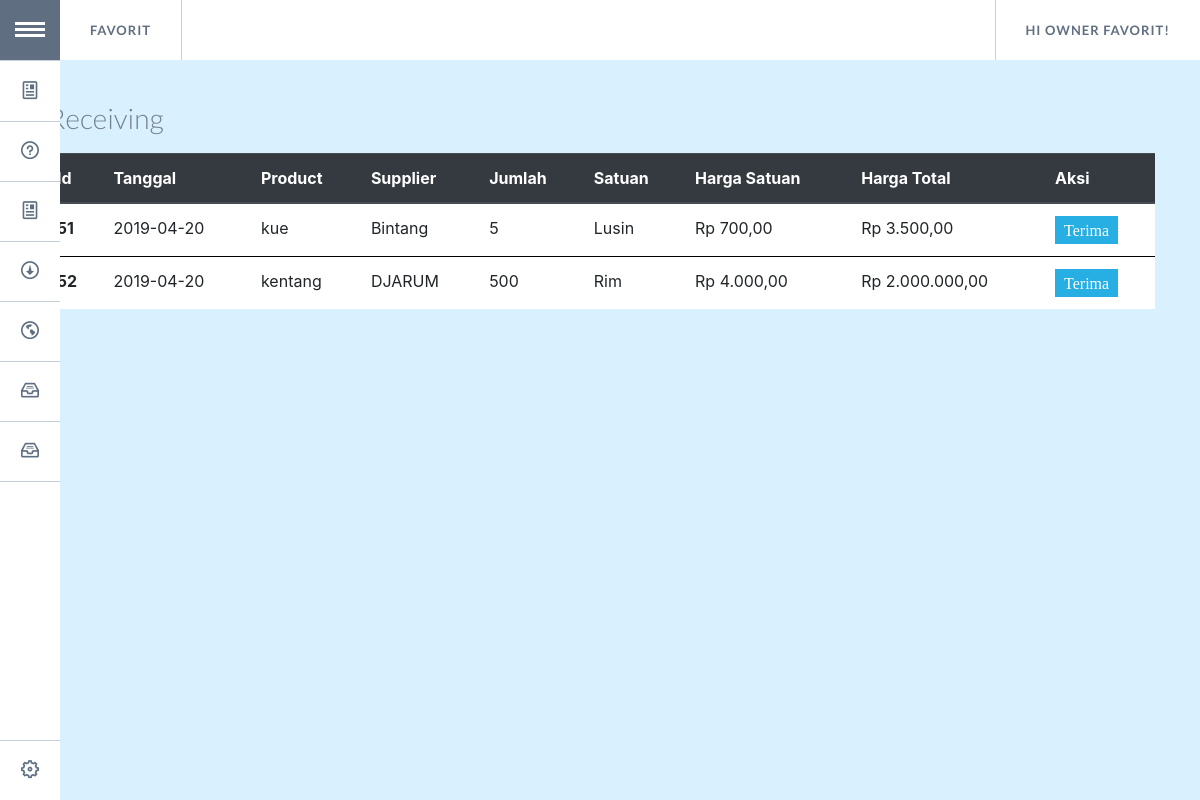
The page /terima.php (signed in) on the database as committed earlier.
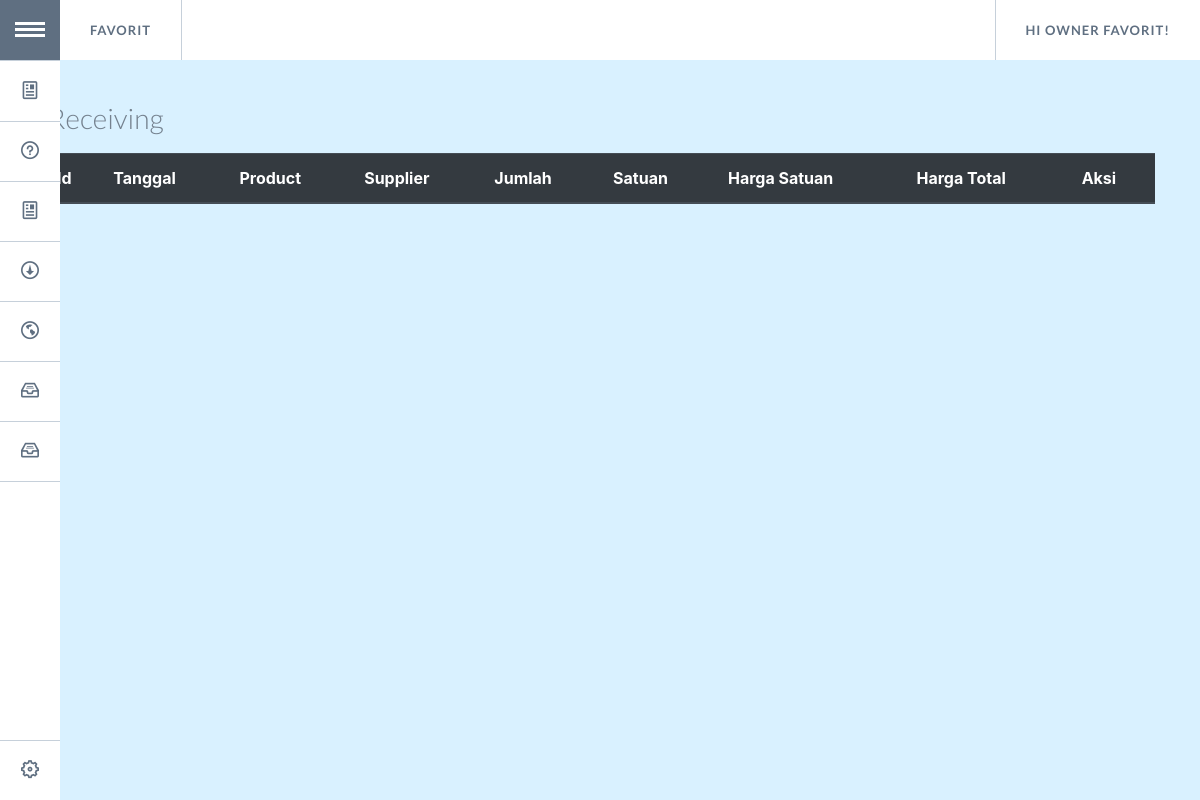
The same page on the database as committed later.
### tables this page shows
CREATE TABLE `purchase_order` (
  `id_demand` int(5) NOT NULL,
  `tgl` date NOT NULL,
  `id_item` int(5) DEFAULT NULL,
  `qty_demand` int(10) NOT NULL,
  `sum_demand` int(20) NOT NULL,
  `status` int(1) NOT NULL,
  `ret_stat` int(1) NOT NULL DEFAULT '0',
  `qty_ret` int(5) NOT NULL DEFAULT '0'
);

CREATE TABLE `product` (
  `id_item` int(5) NOT NULL,
  `id_supplier` int(5) DEFAULT NULL,
  `nama_item` varchar(50) NOT NULL,
  `jumlah_item` int(250) NOT NULL,
  `satuan` varchar(7) NOT NULL,
  `harga_satuan` int(20) NOT NULL
);

CREATE TABLE `suppliers` (
  `id_supplier` int(5) NOT NULL,
  `nama_supplier` varchar(40) NOT NULL,
  `email` varchar(60) DEFAULT NULL,
  `alamat` varchar(100) DEFAULT NULL,
  `no_hp` int(14) DEFAULT NULL,
  `sisa_tagihan` int(20) DEFAULT NULL
);

### terima.php (the view, shortened to what this page needs)
<!DOCTYPE html>
<html lang="en" class="no-js">
	<head>
        <link rel="stylesheet" href="https://stackpath.bootstrapcdn.com/bootstrap/4.3.1/css/bootstrap.min.css">
		<link rel="stylesheet" type="text/css" href="assets/GoogleNexusWebsiteMenu/css/normalize.css" />
		<link rel="stylesheet" type="text/css" href="assets/GoogleNexusWebsiteMenu/css/style.css" />
		<link rel="stylesheet" type="text/css" href="assets/GoogleNexusWebsiteMenu/css/component.css" />
		<link rel="stylesheet" type="text/css" href="assets/css/table.css" />
		<link rel="stylesheet" type="text/css" href="assets/css/mainform.css" />
	</head>
	<body>
	<?php
	include 'koneksi_model.php';
	if (!isset($_SESSION["sukses"]) and !isset($_SESSION["username"]) and !isset($_SESSION["password"])) {
		die("<div style='margin-top:200px'>
			<h1 style='text-align:center;color:red;font-weight:bold'>Kami tidak mengenali anda!</h1>
			<h3 style='text-align:center'>Silahkan login <a href='login_page.php'>disini</a></h3>
			</div>");
	}else
		{
			$sql= "SELECT nama FROM user WHERE username='".$_SESSION["username"]."'";
			$query= mysqli_query($conn,$sql);
			$result= mysqli_fetch_array($query);
			$hello = $result[0];
		}
?>
		<div class="container">
			<ul id="gn-menu" class="gn-menu-main">
				<li class="gn-trigger">
					<a class="gn-icon gn-icon-menu"><span>Menu</span></a>
					<nav class="gn-menu-wrapper">
						<div class="gn-scroller">
							<ul class="gn-menu">
							<li><a class="gn-icon gn-icon-article" href='request.php'>Purchase Request</a></li>
								<li><a class="gn-icon gn-icon-help"href='acc.php'>Approval</a></li>
								<li><a class="gn-icon gn-icon-article" href='order.php'>Purchase Order</a></li>
								<li><a class="gn-icon gn-icon-download" href='terima.php'>Receiving</a></li>
								<li><a class="gn-icon gn-icon-earth" href='hutang.php'>Account Payable</a></li>
								<li><a class="gn-icon gn-icon-archive" href='supplier.php'>Supplier</a></li>
								<li><a class="gn-icon gn-icon-archive" href='produk.php'>Product</a></li>
								<li class="bawah"><a class="gn-icon gn-icon-cog" href='logout.php'>Logout</a></li>
							</ul>
						</div>
					</nav>
				</li>
				<li><a href='mainMenu.php'>Favorit</a></li>
				<li><a href="password.php"><span>Hi <?php echo $hello ?>!</span></a></li>
			</ul>
			<header>
				<h1> <span>Receiving</span></h1>
			</header>
			<div>
			<table class="table">
				<thead class="thead-dark">
					<tr>
						<th scope="col">Id</th>
						<th scope="col">Tanggal</th>
						<th scope="col">Product</th>
						<th scope="col">Supplier</th>
						<th scope="col">Jumlah</th>
						<th scope="col">Satuan</th>
						<th scope="col">Harga Satuan</th>
                        <th scope="col">Harga Total</th>
                        <th scope="col">Aksi</th>
					</tr>
				</thead>
			<?php
				$sql3= "SELECT purchase_order.id_demand,purchase_order.tgl,product.nama_item,suppliers.nama_supplier,purchase_order.qty_demand,product.satuan,product.harga_satuan,purchase_order.sum_demand FROM purchase_order LEFT JOIN product ON purchase_order.id_item =product.id_item LEFT JOIN suppliers ON product.id_supplier=suppliers.id_supplier WHERE purchase_order.status=1 AND purchase_order.ret_stat=0";
				$query3= mysqli_query($conn,$sql3);
				while ($hsl3= mysqli_fetch_assoc($query3)){
			?>
				<tr>
					<th style="background: white" scope ="row"><?php echo $hsl3['id_demand'];?></th>
					<td style="background: white"><?php echo $hsl3['tgl'];?></td>
					<td style="background: white"><?php echo $hsl3['nama_item'];?></td>
					<td style="background: white"><?php echo $hsl3['nama_supplier'];?></td>
					<td style="background: white"><?php echo $hsl3['qty_demand'];?></td>
					<td style="background: white"><?php echo $hsl3['satuan'];?></td>
					<td style="background: white"><?php echo "Rp ".number_format($hsl3['harga_satuan'],2,",",".");?></td>
                    <td style="background: white"><?php echo "Rp ".number_format($hsl3['sum_demand'],2,",",".");?></td>
                    <td style="background: white"><?php echo"<button class='buttonBayar'><a class='actText' href='terima_btn.php?id=$hsl3[id_demand]'>Terima</a></button>";?></td>
				</tr>
			<?php
				}
			?>
			</table>
			</div>
		</div>
</body>
</html>

Rows that differ between the two databases and show on the page:
removed purchase_order: id_demand "51", tgl "2019-04-20", id_item.nama_item "kue", suppliers.nama_supplier "Bintang", qty_demand "5", id_item.satuan "Lusin", id_item.harga_satuan "700,00", sum_demand "3.500,00"
removed purchase_order: id_demand "52", tgl "2019-04-20", id_item.nama_item "kentang", suppliers.nama_supplier "DJARUM", qty_demand "500", id_item.satuan "Rim", id_item.harga_satuan "4.000,00", sum_demand "2.000.000,00"
